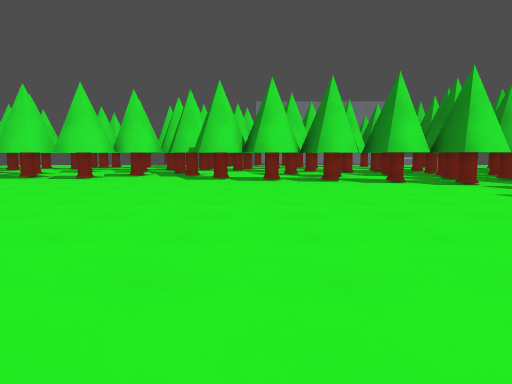
[1] (above)

15 first-person views from a walk through a level from a Godot 3-D game. The camera is 1.3 m above the floor, tilts 6° down and sees 70° across. The floor is counted in squares, 2 m on a side. Each view is taken from the middle of a square. On the plan, view 1 faces up. The plan holds only what a view shows up to about 11 squares ahead; the rest is blank. The place goes on beyond the plan. Surface patterns are stand-ins for the level's own textures.

[2]
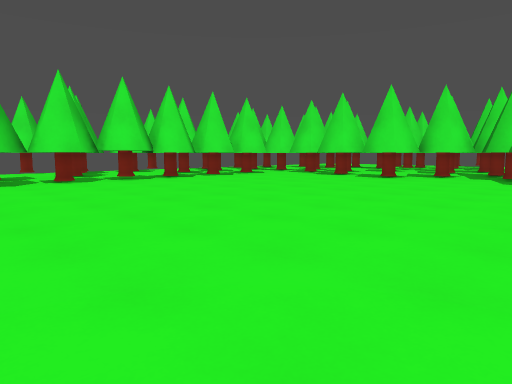

[3]
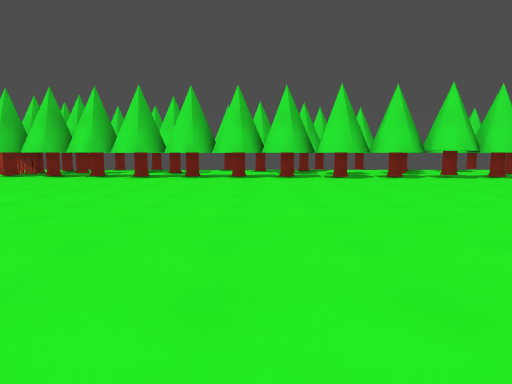

[4]
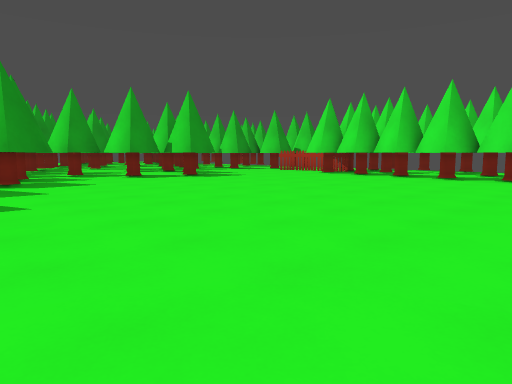

[5]
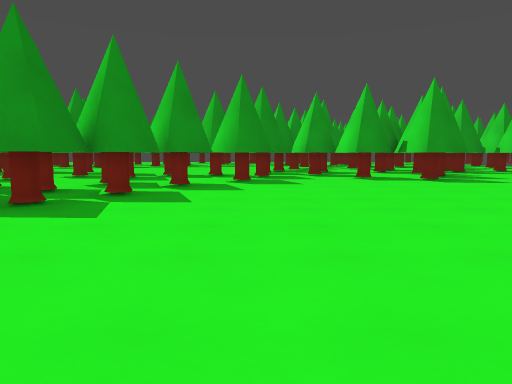

[6]
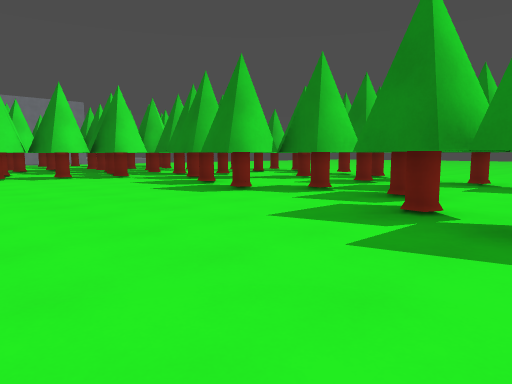

[7]
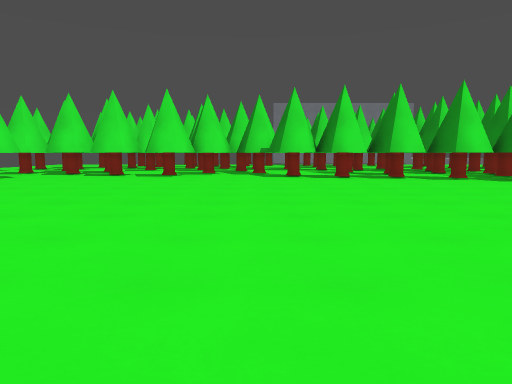

[8]
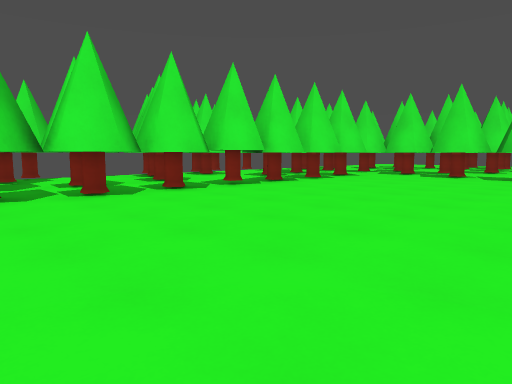

[9]
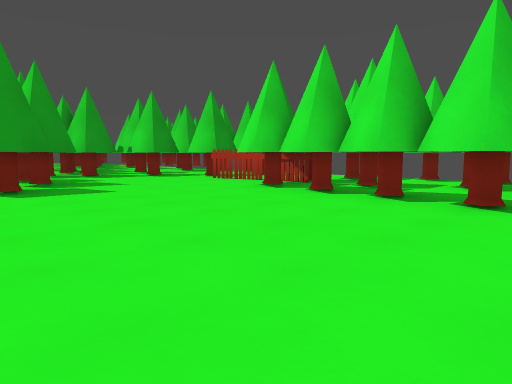

[10]
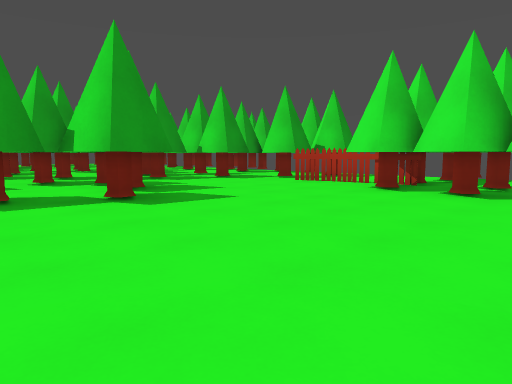

[11]
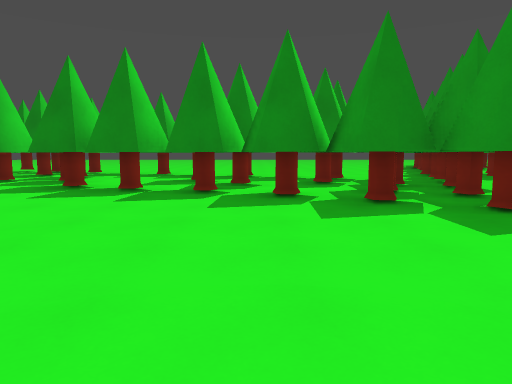

[12]
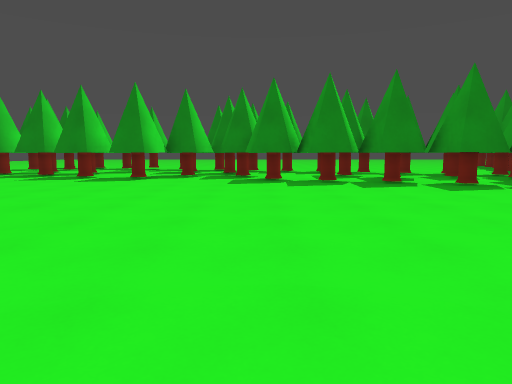

[13]
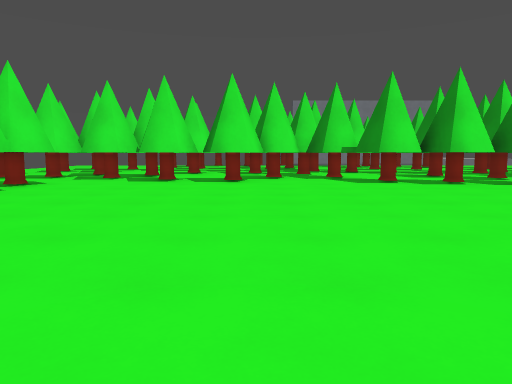

[14]
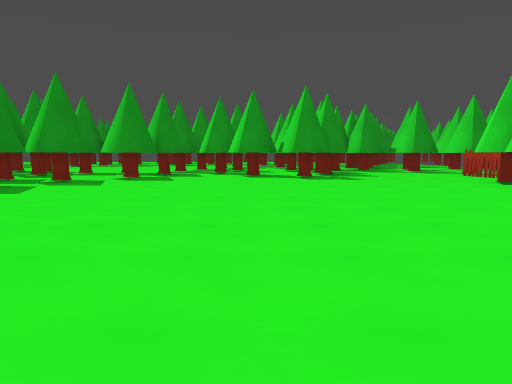

[15]
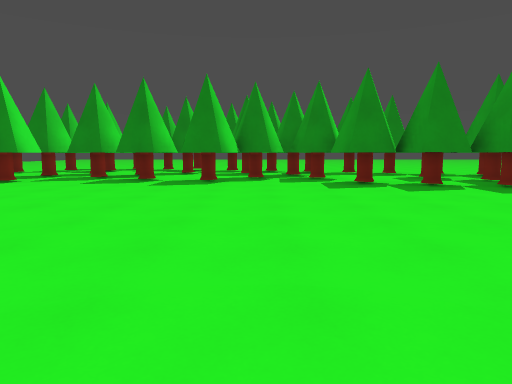

### Floor plan
Key: @ floor where view 1 was taken; # wall or solid block; . floor; ^ raised ledge; F fence.
Columns run from 12 left of view 1 to 6 right of it. Each row starts with its distance up from view 1.
 10    #########
  9    #...##..######
  8    #...........####
  7    ##.............#
  6    ##.............#
  5    #.............##
  4    #.............#
  3    #.............#
  2    #.............#
  1    #.............#
  0    #........@...##
 -1    #...........##
 -2    #...........##
 -3    #...........#
 -4    #..........##
 -5    #..........##
 -6    #..........#
 -7   ##.........##
 -8 ####........###
 -9  #F.........##
-10  .F...^#...##
-11 ##....#######
-12  ##...#
-13   #####

Positions as (right, up) in squares from view 1, and headings:
1: (0, 0), facing up
2: (0, 0), facing up-left
3: (1, -1), facing left
4: (1, -1), facing down-left
5: (-1, -1), facing down
6: (0, -2), facing up-right
7: (-2, -1), facing up
8: (-3, -1), facing up-left
9: (-4, -3), facing down-left
10: (-3, -5), facing down-left
11: (-3, -4), facing right
12: (-5, 0), facing right
13: (-4, 1), facing up
14: (-4, 0), facing down
15: (-4, 2), facing right
